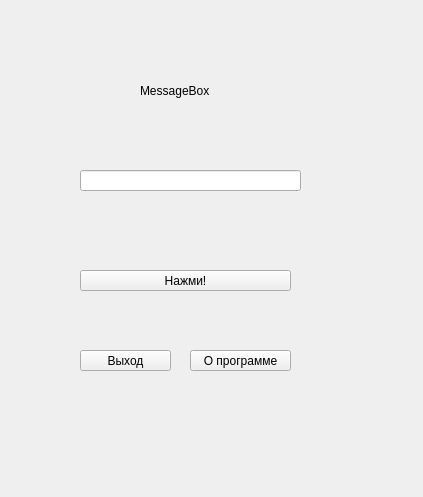
<?xml version="1.0" encoding="UTF-8"?>
<ui version="4.0">
 <class>Form</class>
 <widget class="QWidget" name="Form">
  <property name="geometry">
   <rect>
    <x>0</x>
    <y>0</y>
    <width>423</width>
    <height>497</height>
   </rect>
  </property>
  <property name="windowTitle">
   <string>Form</string>
  </property>
  <property name="styleSheet">
   <string notr="true">font: 75 italic 10pt &quot;Times New Roman&quot;;</string>
  </property>
  <widget class="QLabel" name="label">
   <property name="geometry">
    <rect>
     <x>140</x>
     <y>70</y>
     <width>111</width>
     <height>41</height>
    </rect>
   </property>
   <property name="styleSheet">
    <string notr="true">font: 75 italic 16pt &quot;Times New Roman&quot;;</string>
   </property>
   <property name="text">
    <string>MessageBox</string>
   </property>
  </widget>
  <widget class="QLineEdit" name="lineEdit">
   <property name="geometry">
    <rect>
     <x>80</x>
     <y>170</y>
     <width>221</width>
     <height>21</height>
    </rect>
   </property>
   <property name="text">
    <string/>
   </property>
  </widget>
  <widget class="QPushButton" name="pushButton">
   <property name="geometry">
    <rect>
     <x>80</x>
     <y>270</y>
     <width>211</width>
     <height>21</height>
    </rect>
   </property>
   <property name="text">
    <string>Нажми!</string>
   </property>
  </widget>
  <widget class="QPushButton" name="pushButton_2">
   <property name="geometry">
    <rect>
     <x>80</x>
     <y>350</y>
     <width>91</width>
     <height>21</height>
    </rect>
   </property>
   <property name="text">
    <string>Выход</string>
   </property>
  </widget>
  <widget class="QPushButton" name="pushButton_3">
   <property name="geometry">
    <rect>
     <x>190</x>
     <y>350</y>
     <width>101</width>
     <height>21</height>
    </rect>
   </property>
   <property name="text">
    <string>О программе</string>
   </property>
  </widget>
 </widget>
 <resources/>
 <connections/>
</ui>
